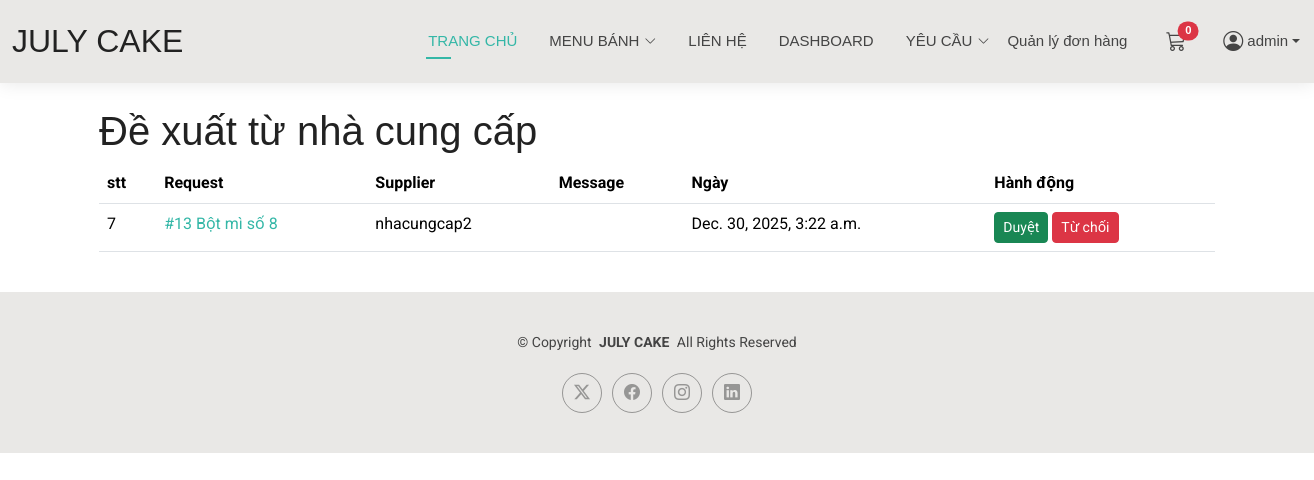
The page /suppliers/proposals/ (signed in) on the database its author committed.
### suppliers/models.py (models this page shows, shortened)
class SupplierProposal(models.Model):
    class Status(models.TextChoices):
        PENDING = "PENDING", "Pending"
        APPROVED = "APPROVED", "Approved"
        REJECTED = "REJECTED", "Rejected"
    order_request = models.ForeignKey(
        OrderRequest,
        on_delete=models.CASCADE,
        related_name="proposals",
        null=True,
        blank=True,
    )
    supplier = models.ForeignKey(User, on_delete=models.PROTECT, related_name="supplier_proposals")
    created_at = models.DateTimeField(default=timezone.now)
    status = models.CharField(max_length=20, choices=Status.choices, default=Status.PENDING)
    message = models.TextField(blank=True)
    offered_quantity = models.PositiveIntegerField(default=1)
    offered_price = models.DecimalField(max_digits=12, decimal_places=3, null=True, blank=True)

class OrderRequest(models.Model):
    class Status(models.TextChoices):
        OPEN = "OPEN", "Đang mở – chờ nhà cung cấp báo giá"
        SELECTED = "SELECTED", "Đã chọn nhà cung cấp"
        IN_DELIVERY = "IN_DELIVERY", "Đang giao hàng"
        COMPLETED = "COMPLETED", "Hoàn tất"
        CANCELLED = "CANCELLED", "Đã hủy"
    ingredient = models.ForeignKey(
        "dashboard.Ingredient",
        on_delete=models.CASCADE,
        related_name="order_requests"
    )
    title = models.CharField(max_length=255)
    quantity = models.PositiveIntegerField(default=1)
    unit = models.CharField(max_length=20)
    note = models.TextField(blank=True)
    status = models.CharField(max_length=30, choices=Status.choices)
    created_by = models.ForeignKey(User, on_delete=models.CASCADE)
    created_at = models.DateTimeField(auto_now_add=True)

### suppliers/views.py (the view)
# urls.py: path("proposals/", views.proposals_admin_list, name="proposals_admin_list"),
@staff_member_required
def proposals_admin_list(request):
    qs = SupplierProposal.objects.filter(
        status=SupplierProposal.Status.PENDING
    ).select_related("supplier", "order_request")
    return render(
        request,
        "suppliers/proposals_admin_list.html",
        {"proposals": qs},
    )

### cart/context_processors.py (called while the page is built)
def cart_count(request):
    if getattr(request, 'user', None) and request.user.is_authenticated:
        total = CartItem.objects.filter(cart__user=request.user).aggregate(total=Sum('quantity'))['total'] or 0
    else:
        cart = request.session.get('cart', {})
        try:
            total = sum(int(item.get('quantity', 0) or 0) for item in cart.values())
        except Exception:
            total = 0
    return {'cart_count': int(total)}

### suppliers/templates/suppliers/proposals_admin_list.html (shortened to what this page needs)
{% extends "base.html" %}
{% block content %}
  <div class="container py-4">
    <h1>Đề xuất từ nhà cung cấp</h1>
    <table class="table">
      <thead>
        <tr><th>stt</th><th>Request</th><th>Supplier</th><th>Message</th><th>Ngày</th><th>Hành động</th></tr>
      </thead>
      <tbody>
        {% for p in proposals %}
          <tr>
            <td>{{ p.pk }}</td>
            <td><a href="{% url 'suppliers:proposal_detail_admin' p.pk %}">#{{ p.order_request.pk }} {{ p.order_request.title }}</a></td>
            <td>{{ p.supplier.username }}</td>
            <td>{{ p.message|truncatechars:80 }}</td>
            <td>{{ p.created_at }}</td>
            <td>
              <form method="post" action="{% url 'suppliers:proposal_approve' p.pk %}" style="display:inline;">
                <button class="btn btn-sm btn-success" type="submit">Duyệt</button>
              </form>
              <form method="post" action="{% url 'suppliers:proposal_reject' p.pk %}" style="display:inline;">
                <button class="btn btn-sm btn-danger" type="submit">Từ chối</button>
              </form>
            </td>
          </tr>
        {% empty %}
          <tr><td colspan="6">Không có đề xuất nào.</td></tr>
        {% endfor %}
      </tbody>
    </table>
  </div>
{% endblock %}

### templates/base.html (shortened to what this page needs)
{% load static %}
<!DOCTYPE html>
<html lang="en">
<head>
  <link href="{% static 'assets/vendor/bootstrap/css/bootstrap.min.css' %}" rel="stylesheet">
  <link href="{% static 'assets/vendor/bootstrap-icons/bootstrap-icons.css' %}" rel="stylesheet">
  <link href="{% static 'assets/vendor/aos/aos.css' %}" rel="stylesheet">
  <link href="{% static 'assets/vendor/swiper/swiper-bundle.min.css' %}" rel="stylesheet">
  <link href="{% static 'assets/vendor/glightbox/css/glightbox.min.css' %}" rel="stylesheet">
  <link href="{% static 'assets/css/main.css' %}" rel="stylesheet">
</head>
<body>
<header id="header" class="header d-flex align-items-center light-background sticky-top">
  <div class="container-fluid position-relative d-flex align-items-center justify-content-between">
    <a href="{% url 'home:index' %}" class="logo d-flex align-items-center me-auto me-xl-0">
      <h1 class="sitename">JULY CAKE</h1>
    </a>
    <nav id="navmenu" class="navmenu">
      <ul>
        <li><a href="{% url 'home:index' %}" class="active">TRANG CHỦ</a></li>
        <li class="dropdown">
          <a href="{% url 'products:list' %}"><span>MENU BÁNH</span> <i class="bi bi-chevron-down toggle-dropdown"></i></a>
        </li>
        <li><a href="{% url 'home:contact' %}">LIÊN HỆ</a></li>
          {% if user.is_authenticated %}
    {% if user.is_staff %}
        <li><a href="/dashboard/order-statistics/">DASHBOARD</a></li>
          <li class="dropdown">
          <a href=""><span>YÊU CẦU</span> <i class="bi bi-chevron-down toggle-dropdown"></i></a>
        </li>
          <a href="{% url 'payments:process_orders' %}" class="nav-link">Quản lý đơn hàng</a>
    {% elif user.supplier_profile %}
        <li>
            <a class="nav-link" href="{% url 'suppliers:requests_list' %}">Cung cấp</a>
        </li>
    {% endif %}
{% endif %}
        <li class="ms-3">
          <a href="{% url 'cart:detail' %}" class="position-relative">
            <i class="bi bi-cart3 fs-5"></i>
            <span class="position-absolute top-0 start-100 translate-middle badge rounded-pill bg-danger">
              {% if cart_count %}{{ cart_count }}{% else %}0{% endif %}
            </span>
          </a>
        </li>
        {% if user.is_authenticated %}
         <li class="nav-item dropdown">
              <a class="nav-link dropdown-toggle d-flex align-items-center" href="#" id="userDropdown" role="button" data-bs-toggle="dropdown" aria-expanded="false">
                <i class="bi bi-person-circle fs-5 me-1"></i>
                {{ user.username }}
              </a>
            </li>
        {% else %}
          <li class="ms-3">
            <a href="{% url 'home:login' %}"> Đăng nhập</a>
          </li>
        {% endif %}
      </ul>
    </nav>
  </div>
</header>
{% block content %}
{% endblock %}
<footer id="footer" class="footer light-background">
  <div class="container">
    <div class="copyright text-center">
      <p>© <span>Copyright</span> <strong class="px-1 sitename">JULY CAKE</strong> <span>All Rights Reserved<br></span></p>
    </div>
    <div class="social-links d-flex justify-content-center">
      <a href=""><i class="bi bi-twitter-x"></i></a>
      <a href="https://www.facebook.com/TiemminhlaJulycake"><i class="bi bi-facebook"></i></a>
      <a href="https://www.instagram.com/tiemminhlajulycake/"><i class="bi bi-instagram"></i></a>
      <a href=""><i class="bi bi-linkedin"></i></a>
    </div>
  </div>
</footer>
</body>
</html>

### first_project/static/assets/css/main.css (style rules this page uses)
:root { --default-font: "Roboto", system-ui, -apple-system, "Segoe UI", Roboto, "Helvetica Neue", Arial, "Noto Sans", "Liberation Sans", sans-serif, "Apple Color Emoji", "Segoe UI Emoji", "Segoe UI Symbol", "Noto Color Emoji"; --heading-font: "Raleway", sans-serif; --nav-font: "Poppins", sans-serif; }
:root { --background-color: #ffffff; --default-color: #444444; --heading-color: #222222; --accent-color: #34b7a7; --surface-color: #ffffff; --contrast-color: #ffffff; }
:root { --nav-color: #444444; --nav-hover-color: #34b7a7; --nav-mobile-background-color: #ffffff; --nav-dropdown-background-color: #ffffff; --nav-dropdown-color: #444444; --nav-dropdown-hover-color: #34b7a7; }
.light-background { --background-color: #e9e8e6; --surface-color: #ffffff; }
:root { scroll-behavior: smooth; }
body { color: var(--default-color); background-color: var(--background-color); font-family: var(--default-font); }
a { color: var(--accent-color); text-decoration: none; transition: 0.3s; }
h1, h2, h3, h4, h5, h6 { color: var(--heading-color); font-family: var(--heading-font); }
.header { color: var(--default-color); background-color: var(--background-color); padding: 15px 0; transition: all 0.5s; z-index: 997; box-shadow: 0px 0 18px rgba(0, 0, 0, 0.1); }
.header .logo { line-height: 1; }
.header .logo h1 { font-size: 32px; margin: 0; font-weight: 300; text-transform: uppercase; color: var(--heading-color); }
@media (min-width: 1200px) { .navmenu { padding: 0; } }
@media (min-width: 1200px) { .navmenu ul { margin: 0; padding: 0; display: flex; list-style: none; align-items: center; } }
@media (min-width: 1200px) { .navmenu li { position: relative; } }
@media (min-width: 1200px) { .navmenu>ul>li { white-space: nowrap; padding: 15px 14px; } }
@media (min-width: 1200px) { .navmenu>ul>li:last-child { padding-right: 0; } }
@media (min-width: 1200px) { .navmenu a, .navmenu a:focus { color: var(--nav-color); font-size: 15px; padding: 0 2px; font-family: var(--nav-font); font-weight: 400; display: flex; align-items: center; justify-content: space-between; white-space: nowrap; transition: 0.3s; position: relative; } }
@media (min-width: 1200px) { .navmenu a i, .navmenu a:focus i { font-size: 12px; line-height: 0; margin-left: 5px; transition: 0.3s; } }
@media (min-width: 1200px) { .navmenu>ul>li>a:before { content: ""; position: absolute; height: 2px; bottom: -6px; left: 0; background-color: var(--nav-hover-color); visibility: hidden; width: 0px; transition: all 0.3s ease-in-out 0s; } }
@media (min-width: 1200px) { .navmenu a:hover:before, .navmenu li:hover>a:before, .navmenu .active:before { visibility: visible; width: 25px; } }
@media (min-width: 1200px) { .navmenu li:hover>a, .navmenu .active, .navmenu .active:focus { color: var(--nav-hover-color); } }
.footer { color: var(--default-color); background-color: var(--background-color); font-size: 14px; padding: 40px 0; position: relative; }
.footer .copyright p { margin-bottom: 0; }
.footer .social-links { margin-top: 20px; }
.footer .social-links a { display: flex; align-items: center; justify-content: center; width: 40px; height: 40px; border-radius: 50%; border: 1px solid color-mix(in srgb, var(--default-color), transparent 50%); font-size: 16px; color: color-mix(in srgb, var(--default-color), transparent 50%); margin: 0 5px; transition: 0.3s; }

### rows shown on the page
SupplierProposal: pk "7", order_request.pk "13", order_request "Bột mì số 8", supplier.username "nhacungcap2", created_at "Dec. 30, 2025, 3:22 a.m."

### other values the page prints
{{ user.username }} "admin"
